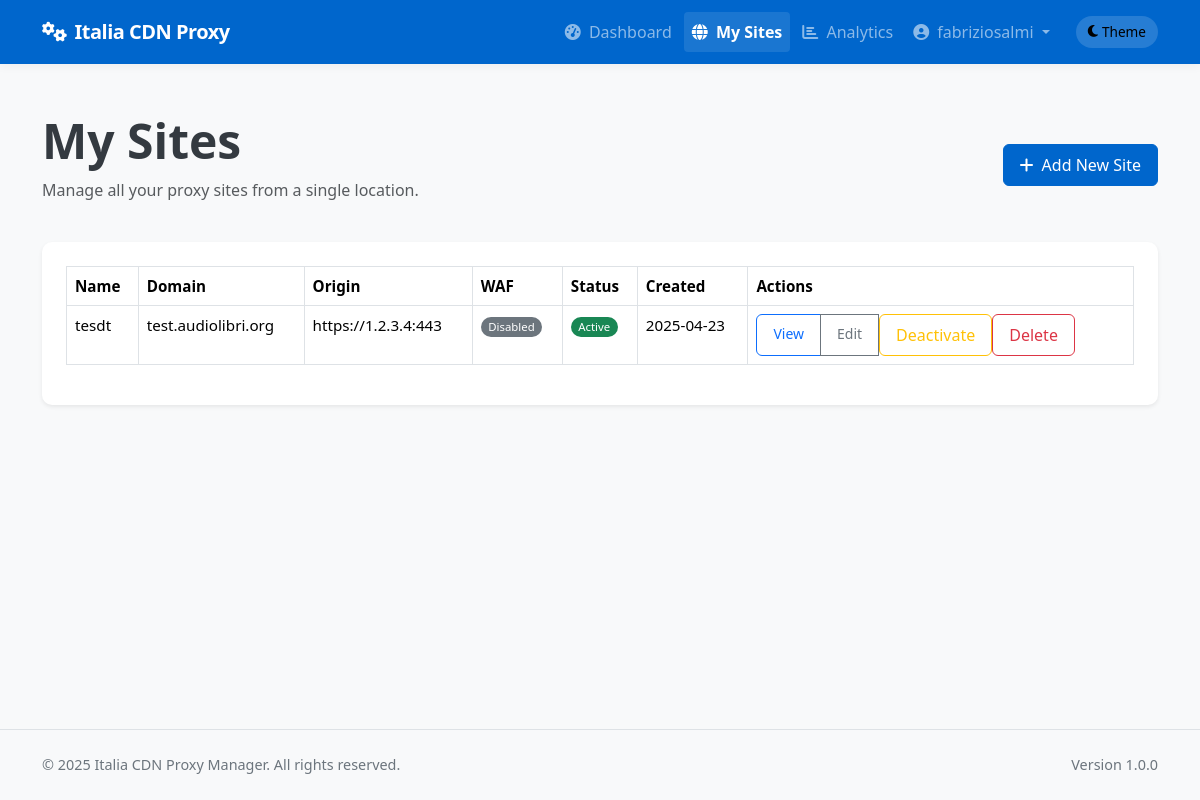
Page /client/sites (signed in) on the earlier database version.
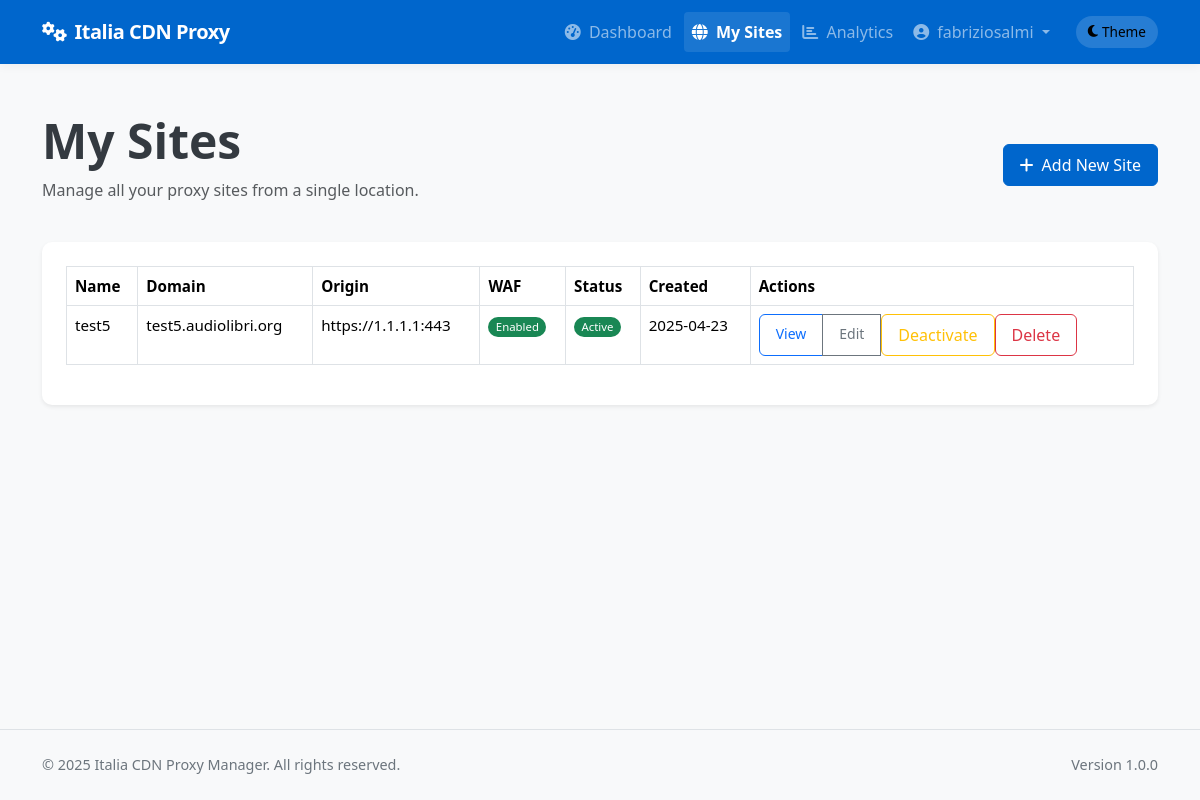
Same page on the later database version.
### app/models/models.py (models this page shows, shortened)
class Site(db.Model):
    __tablename__ = 'sites'
    id = db.Column(db.Integer, primary_key=True)
    name = db.Column(db.String(64), nullable=False)
    domain = db.Column(db.String(255), unique=True, nullable=False)
    protocol = db.Column(db.String(10), nullable=False, default='https')  # http or https
    origin_protocol = db.Column(db.String(10), nullable=False, default='http')  # http or https for origin
    origin_address = db.Column(db.String(255), nullable=False)  # Backend server address
    origin_port = db.Column(db.Integer, nullable=False)
    user_id = db.Column(db.Integer, db.ForeignKey('users.id'), nullable=True)  # Allow null for discovered sites
    is_active = db.Column(db.Boolean, default=True)
    is_blocked = db.Column(db.Boolean, default=False)
    is_discovered = db.Column(db.Boolean, default=False)  # Whether this site was discovered from node
    use_waf = db.Column(db.Boolean, default=False)
    waf_rule_level = db.Column(db.String(10), default='basic')  # basic, medium, strict
    waf_custom_rules = db.Column(db.Text, nullable=True)  # Custom WAF rules
    waf_max_request_size = db.Column(db.Integer, default=1)  # Max request size in MB
    waf_request_timeout = db.Column(db.Integer, default=60)  # Request timeout in seconds
    waf_block_tor_exit_nodes = db.Column(db.Boolean, default=False)  # Block Tor exit nodes
    waf_rate_limiting_enabled = db.Column(db.Boolean, default=False)  # Enable rate limiting
    waf_rate_limiting_requests = db.Column(db.Integer, default=100)  # Requests per minute
    waf_rate_limiting_burst = db.Column(db.Integer, default=200)  # Burst requests
    force_https = db.Column(db.Boolean, default=True)  # New column to force HTTP to HTTPS redirect
    enable_cache = db.Column(db.Boolean, default=True)
    cache_time = db.Column(db.Integer, default=3600)  # Cache time in seconds, default 1 hour
    cache_static_time = db.Column(db.Integer, default=86400)  # Cache time for static assets in seconds, default 1 day
    custom_cache_rules = db.Column(db.Text, nullable=True)  # Custom cache rules in Nginx format
    cache_browser_time = db.Column(db.Integer, default=3600)  # Browser cache time in seconds, default 1 hour
    use_geoip = db.Column(db.Boolean, default=False)  # Whether to use GeoIP filtering
    geoip_mode = db.Column(db.String(10), default='blacklist')  # 'blacklist' or 'whitelist'
    geoip_countries = db.Column(db.Text, nullable=True)  # Comma-separated list of country codes
    geoip_level = db.Column(db.String(10), default='nginx')  # 'nginx' or 'iptables'
    created_at = db.Column(db.DateTime, default=datetime.utcnow)
    updated_at = db.Column(db.DateTime, default=datetime.utcnow, onupdate=datetime.utcnow)
    custom_config = db.Column(db.Text, nullable=True)  # Additional Nginx configuration
    site_nodes = db.relationship('SiteNode', backref='site', lazy='dynamic')
    ssl_certificates = db.relationship('SSLCertificate', backref='site', lazy='dynamic')
    config_versions = db.relationship('ConfigVersion', backref='site', lazy='dynamic')

### app/controllers/client.py (the view)
@client.route('/sites')
@login_required
@client_required
def list_sites():
    sites = Site.query.filter_by(user_id=current_user.id).all()
    return render_template('client/sites/list.html', sites=sites)

### app/models/__init__.py (called while the page is built)
@login_manager.user_loader
def load_user(user_id):
    return User.query.get(int(user_id))

### app/models/models.py (called while the page is built)
    def is_admin(self):
        return self.role == 'admin'

    def is_client(self):
        return self.role == 'client'

### app/services/access_control.py (called while the page is built)
def client_required(f):
    @wraps(f)
    def decorated_function(*args, **kwargs):
        if not current_user.is_client():
            flash('This page is available only for client users.', 'error')
            return abort(403)
        return f(*args, **kwargs)
    return decorated_function

### app/templates/client/sites/list.html (shortened to what this page needs)
{% extends "base.html" %}
{% block content %}
<div class="container py-4">
    <div class="row mb-4">
        <div class="col-md-8">
            <h1 class="display-5 fw-bold mb-2">My Sites</h1>
            <p class="text-muted">Manage all your proxy sites from a single location.</p>
        </div>
        <div class="col-md-4 text-md-end d-flex align-items-center justify-content-md-end">
            <a href="{{ url_for('client.new_site') }}" class="btn btn-primary">
                <i class="fas fa-plus me-2"></i>Add New Site
            </a>
        </div>
    </div>
    <div class="card shadow-sm">
        <div class="card-body">
            {% if sites %}
            <div class="table-responsive">
                <table class="table table-bordered table-hover">
                    <thead>
                        <tr>
                            <th>Name</th>
                            <th>Domain</th>
                            <th>Origin</th>
                            <th>WAF</th>
                            <th>Status</th>
                            <th>Created</th>
                            <th>Actions</th>
                        </tr>
                    </thead>
                    <tbody>
                        {% for site in sites %}
                        <tr>
                            <td>{{ site.name }}</td>
                            <td>{{ site.domain }}</td>
                            <td>{{ site.protocol }}://{{ site.origin_address }}:{{ site.origin_port }}</td>
                            <td>
                                <span class="badge rounded-pill {% if site.use_waf %}bg-success{% else %}bg-secondary{% endif %}">
                                    {{ 'Enabled' if site.use_waf else 'Disabled' }}
                                </span>
                            </td>
                            <td>
                                <span class="badge rounded-pill {% if site.is_active %}bg-success{% else %}bg-danger{% endif %}">
                                    {{ 'Active' if site.is_active else 'Inactive' }}
                                </span>
                            </td>
                            <td>{{ site.created_at.strftime('%Y-%m-%d') }}</td>
                            <td>
                                <div class="btn-group btn-group-sm">
                                    <a href="{{ url_for('client.view_site', site_id=site.id) }}" class="btn btn-outline-primary">View</a>
                                    <a href="{{ url_for('client.edit_site', site_id=site.id) }}" class="btn btn-outline-secondary">Edit</a>
                                    <form method="POST" action="{{ url_for('client.toggle_site_active', site_id=site.id) }}" class="d-inline">
                                        <button type="submit" class="btn btn-outline-{% if site.is_active %}warning{% else %}success{% endif %}">
                                            {{ 'Deactivate' if site.is_active else 'Activate' }}
                                        </button>
                                    </form>
                                    <form method="POST" action="{{ url_for('client.delete_site', site_id=site.id) }}" class="d-inline"
                                          onsubmit="return confirm('Are you sure you want to delete this site? This action cannot be undone.');">
                                        <button type="submit" class="btn btn-outline-danger">Delete</button>
                                    </form>
                                </div>
                            </td>
                        </tr>
                        {% endfor %}
                    </tbody>
                </table>
            </div>
            {% endif %}
        </div>
    </div>
</div>
{% endblock %}

Differences in the rows shown:
changed Site "Deactivate": name "tesdt" → "test5"; domain "test.audiolibri.org" → "test5.audiolibri.org"; origin_address "1.2.3.4" → "1.1.1.1"; use_waf "Disabled" → "Enabled"
